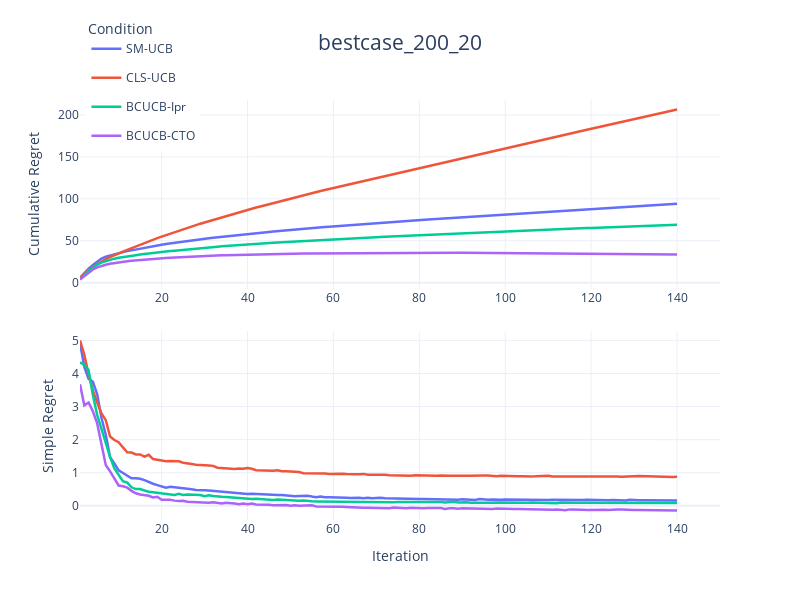

The cell this chart's notebook holds for it:
### Code cell
import pandas as pd
import plotly.graph_objects as go
import plotly.express as px
from plotly.subplots import make_subplots
import plotly.io as pio
import os
import numpy as np

text = "bestcase"

# 定义文件夹路径
data_folder = os.path.join('Data', text)

#定义文件列表 - Simple Regret来自pre文件，Cumulative Regret来自原始文件
# simple_regret_files = ['200_20_smallest_pre.csv','200_20_cluster_pre.csv', '200_20_dynamic_pre.csv', '200_20_cyclic_pre.csv', '200_20_independent_pre.csv']
# cumulative_regret_files = ['200_20_smallest.csv','200_20_cluster.csv','200_20_dynamic.csv', '200_20_cyclic.csv', '200_20_independent.csv']
# curve_names = ['SM-UCB','CLS-UCB', 'BCUCB-Ipr', 'BCUCB-CTO', 'BCUCB-CTO_indep']

simple_regret_files = ['200_20_smallest_pre.csv','200_20_cluster_pre.csv', '200_20_dynamic_pre.csv', '200_20_cyclic_pre.csv']
cumulative_regret_files = ['200_20_smallest.csv','200_20_cluster.csv','200_20_dynamic.csv', '200_20_cyclic.csv']

curve_names = ['SM-UCB','CLS-UCB', 'BCUCB-Ipr', 'BCUCB-CTO']
colors = px.colors.qualitative.Plotly[:len(curve_names)] 

# 创建DataFrame存储Simple Regret和Cumulative Regret
simple_regret_data = pd.DataFrame()
cumulative_regret_data = pd.DataFrame()

# 加载Simple Regret数据（来自pre文件）
for file, name in zip(simple_regret_files, curve_names):
    file_path = os.path.join(data_folder, file)
    df = pd.read_csv(file_path, index_col='Repetition')
    
    # 计算每个step的均值（Simple Regret）
    mean_results = df.mean(axis=0)
    
    # 添加到Simple Regret DataFrame
    temp_df = pd.DataFrame({
        'Iter': range(1, 151),
        'Value': mean_results.values,
        'Condition': name
    })
    simple_regret_data = pd.concat([simple_regret_data, temp_df])

# 加载Cumulative Regret数据（来自原始文件）
for file, name in zip(cumulative_regret_files, curve_names):
    file_path = os.path.join(data_folder, file)
    df = pd.read_csv(file_path, index_col='Repetition')
    
    # 计算每个step的均值
    mean_results = df.mean(axis=0)
    
    # 计算Cumulative Regret
    cumsum_results = np.cumsum(mean_results.values)
    temp_df = pd.DataFrame({
        'Iter': range(1, 151),
        'Value': cumsum_results,
        'Condition': name
    })
    cumulative_regret_data = pd.concat([cumulative_regret_data, temp_df])

# 创建子图（2行1列，垂直排列）- 删除子图标题
fig = make_subplots(
    rows=2, cols=1,
    vertical_spacing=0.1
    # 删除了 subplot_titles 参数
)

# 第一子图：Cumulative Regret（来自原始文件）- 先画Cumulative Regret
for i, condition in enumerate(curve_names):
    cumsum_df = cumulative_regret_data[cumulative_regret_data['Condition'] == condition]
    fig.add_trace(
        go.Scatter(
            x=cumsum_df['Iter'],
            y=cumsum_df['Value'],
            name=condition,
            legendgroup=condition,
            showlegend=True,  # 在第一子图显示图例
            line=dict(color=colors[i],width=2.5),
            meta=[condition],
            hovertemplate="Iter: %{x}<br>Cumulative Regret: %{y:.4f}<br>Condition: %{meta[0]}<extra></extra>"
        ),
        row=1, col=1  # Cumulative Regret放在第一行
    )

# 第二子图：Obs-based Simple Regret（来自pre文件）
for i, condition in enumerate(curve_names):
    simple_df = simple_regret_data[simple_regret_data['Condition'] == condition]
    fig.add_trace(
        go.Scatter(
            x=simple_df['Iter'],
            y=simple_df['Value'],
            name=condition,
            legendgroup=condition,
            showlegend=False,  # 避免重复图例
            line=dict(color=colors[i],width=2.5),
            meta=[condition],
            hovertemplate="Iter: %{x}<br>Simple Regret: %{y:.4f}<br>Condition: %{meta[0]}<extra></extra>"
        ),
        row=2, col=1  # Simple Regret放在第二行
    )

# 更新布局
fig.update_layout(
    title_text=text+"_200_20",
    title_x=0.5,
    title_font=dict(size=21),
    height=600,
    width=800,
    template='plotly_white',
    legend_title_text='Condition',
    legend=dict(yanchor="top", y=1.2, xanchor="left", x=0.01)
)

# 更新Y轴和X轴标签
fig.update_yaxes(title_text="Cumulative Regret", row=1, col=1)  # 第一子图Y轴标签
fig.update_yaxes(title_text="Simple Regret", row=2, col=1)      # 第二子图Y轴标签
fig.update_xaxes(title_text="Iteration", row=2, col=1)          # 仅底部子图显示X轴标签

# 显示图形
fig.show()

# 保存为HTML文件（可选）
# pio.write_html(fig, 'combined_simple_cumulative_plot.html')
#fig.write_image(text+"_200_20", format="png", width=800, height=600, scale=3)

### Figure 1 — Plotly figure (JSON) as saved in the notebook; plotly's stock layout.template omitted (floating-point values rounded to 4 significant figures; data arrays with more than 128 entries replaced by an {"elided": "..."} marker saying what was removed)
{"data": [{"hovertemplate": "Iter: %{x}<br>Cumulative Regret: %{y:.4f}<br>Condition: %{meta[0]}<extra></extra>", "legendgroup": "SM-UCB", "line": {"color": "#636EFA", "width": 2.5}, "meta": ["SM-UCB"], "name": "SM-UCB", "showlegend": true, "type": "scatter", "x": {"elided": "150 int values"}, "xaxis": "x", "y": {"elided": "150 float values"}, "yaxis": "y"}, {"hovertemplate": "Iter: %{x}<br>Cumulative Regret: %{y:.4f}<br>Condition: %{meta[0]}<extra></extra>", "legendgroup": "CLS-UCB", "line": {"color": "#EF553B", "width": 2.5}, "meta": ["CLS-UCB"], "name": "CLS-UCB", "showlegend": true, "type": "scatter", "x": {"elided": "150 int values"}, "xaxis": "x", "y": {"elided": "150 float values"}, "yaxis": "y"}, {"hovertemplate": "Iter: %{x}<br>Cumulative Regret: %{y:.4f}<br>Condition: %{meta[0]}<extra></extra>", "legendgroup": "BCUCB-Ipr", "line": {"color": "#00CC96", "width": 2.5}, "meta": ["BCUCB-Ipr"], "name": "BCUCB-Ipr", "showlegend": true, "type": "scatter", "x": {"elided": "150 int values"}, "xaxis": "x", "y": {"elided": "150 float values"}, "yaxis": "y"}, {"hovertemplate": "Iter: %{x}<br>Cumulative Regret: %{y:.4f}<br>Condition: %{meta[0]}<extra></extra>", "legendgroup": "BCUCB-CTO", "line": {"color": "#AB63FA", "width": 2.5}, "meta": ["BCUCB-CTO"], "name": "BCUCB-CTO", "showlegend": true, "type": "scatter", "x": {"elided": "150 int values"}, "xaxis": "x", "y": {"elided": "150 float values"}, "yaxis": "y"}, {"hovertemplate": "Iter: %{x}<br>Simple Regret: %{y:.4f}<br>Condition: %{meta[0]}<extra></extra>", "legendgroup": "SM-UCB", "line": {"color": "#636EFA", "width": 2.5}, "meta": ["SM-UCB"], "name": "SM-UCB", "showlegend": false, "type": "scatter", "x": {"elided": "150 int values"}, "xaxis": "x2", "y": {"elided": "150 float values"}, "yaxis": "y2"}, {"hovertemplate": "Iter: %{x}<br>Simple Regret: %{y:.4f}<br>Condition: %{meta[0]}<extra></extra>", "legendgroup": "CLS-UCB", "line": {"color": "#EF553B", "width": 2.5}, "meta": ["CLS-UCB"], "name": "CLS-UCB", "showlegend": false, "type": "scatter", "x": {"elided": "150 int values"}, "xaxis": "x2", "y": {"elided": "150 float values"}, "yaxis": "y2"}, {"hovertemplate": "Iter: %{x}<br>Simple Regret: %{y:.4f}<br>Condition: %{meta[0]}<extra></extra>", "legendgroup": "BCUCB-Ipr", "line": {"color": "#00CC96", "width": 2.5}, "meta": ["BCUCB-Ipr"], "name": "BCUCB-Ipr", "showlegend": false, "type": "scatter", "x": {"elided": "150 int values"}, "xaxis": "x2", "y": {"elided": "150 float values"}, "yaxis": "y2"}, {"hovertemplate": "Iter: %{x}<br>Simple Regret: %{y:.4f}<br>Condition: %{meta[0]}<extra></extra>", "legendgroup": "BCUCB-CTO", "line": {"color": "#AB63FA", "width": 2.5}, "meta": ["BCUCB-CTO"], "name": "BCUCB-CTO", "showlegend": false, "type": "scatter", "x": {"elided": "150 int values"}, "xaxis": "x2", "y": {"elided": "150 float values"}, "yaxis": "y2"}], "layout": {"height": 600, "legend": {"title": {"text": "Condition"}, "x": 0.01, "xanchor": "left", "y": 1.2, "yanchor": "top"}, "title": {"font": {"size": 21}, "text": "bestcase_200_20", "x": 0.5}, "width": 800, "xaxis": {"anchor": "y", "domain": [0, 1]}, "xaxis2": {"anchor": "y2", "domain": [0, 1], "title": {"text": "Iteration"}}, "yaxis": {"anchor": "x", "domain": [0.55, 1], "title": {"text": "Cumulative Regret"}}, "yaxis2": {"anchor": "x2", "domain": [0, 0.45], "title": {"text": "Simple Regret"}}}}
